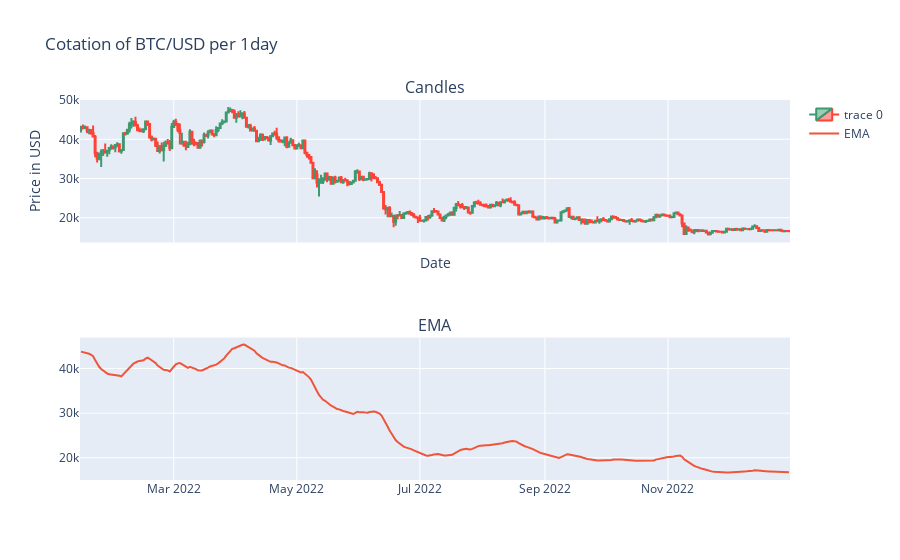

This figure's notebook cell:
### Code cell
indicator = 'EMA'
visualize_with_indicator(final_data, symbol, interval, indicator)

### Figure 1 — Plotly figure (JSON) as saved in the notebook; plotly's stock layout.template omitted (floating-point values rounded to 4 significant figures; data arrays with more than 128 entries replaced by an {"elided": "..."} marker saying what was removed)
{"data": [{"close": {"elided": "352 float values"}, "high": {"elided": "352 float values"}, "low": {"elided": "352 float values"}, "open": {"elided": "352 float values"}, "type": "candlestick", "x": {"elided": "352 str values"}, "xaxis": "x", "yaxis": "y"}, {"mode": "lines", "name": "EMA", "type": "scatter", "x": {"elided": "352 str values"}, "xaxis": "x2", "y": {"elided": "352 float values"}, "yaxis": "y2"}], "layout": {"annotations": [{"font": {"size": 16}, "showarrow": false, "text": "Candles", "x": 0.5, "xanchor": "center", "xref": "paper", "y": 1, "yanchor": "bottom", "yref": "paper"}, {"font": {"size": 16}, "showarrow": false, "text": "EMA", "x": 0.5, "xanchor": "center", "xref": "paper", "y": 0.375, "yanchor": "bottom", "yref": "paper"}], "title": {"text": "Cotation of BTC/USD per 1day"}, "xaxis": {"anchor": "y", "domain": [0, 1], "matches": "x2", "rangeslider": {"visible": false}, "showticklabels": false, "title": {"text": "Date"}}, "xaxis2": {"anchor": "y2", "domain": [0, 1]}, "yaxis": {"anchor": "x", "domain": [0.625, 1], "title": {"text": "Price in USD"}}, "yaxis2": {"anchor": "x2", "domain": [0, 0.375]}}}
